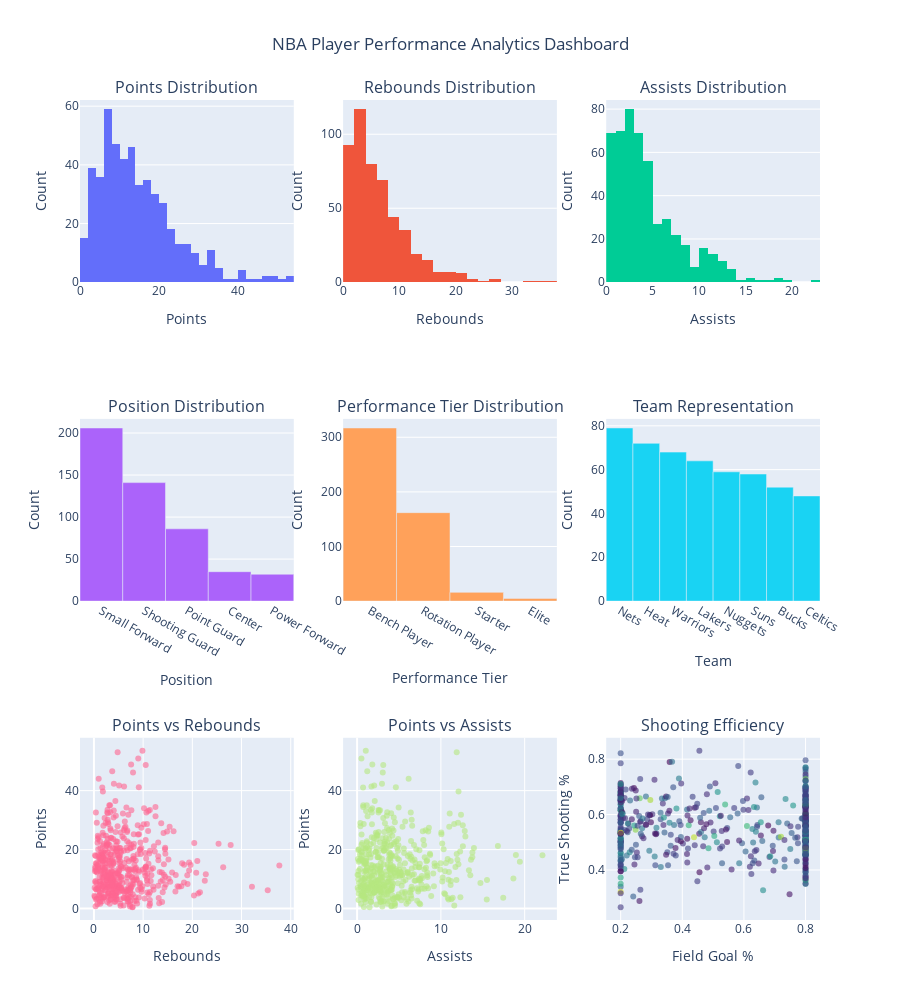

Notebook cell for this chart:
### Code cell
# Create comprehensive visualization dashboard
fig = make_subplots(
    rows=3, cols=3,
    subplot_titles=(
        'Points Distribution', 'Rebounds Distribution', 'Assists Distribution',
        'Position Distribution', 'Performance Tier Distribution', 'Team Representation',
        'Points vs Rebounds', 'Points vs Assists', 'Shooting Efficiency'
    ),
    specs=[[{"type": "histogram"}, {"type": "histogram"}, {"type": "histogram"}],
           [{"type": "bar"}, {"type": "bar"}, {"type": "bar"}],
           [{"type": "scatter"}, {"type": "scatter"}, {"type": "scatter"}]]
)

# Points distribution
fig.add_trace(
    go.Histogram(x=sample_data['pts'], nbinsx=30, name='Points', showlegend=False),
    row=1, col=1
)

# Rebounds distribution
fig.add_trace(
    go.Histogram(x=sample_data['reb'], nbinsx=30, name='Rebounds', showlegend=False),
    row=1, col=2
)

# Assists distribution
fig.add_trace(
    go.Histogram(x=sample_data['ast'], nbinsx=30, name='Assists', showlegend=False),
    row=1, col=3
)

# Position distribution
position_counts = sample_data['position'].value_counts()
fig.add_trace(
    go.Bar(x=position_counts.index, y=position_counts.values, name='Positions', showlegend=False),
    row=2, col=1
)

# Performance tier distribution
tier_counts = sample_data['performance_tier'].value_counts()
fig.add_trace(
    go.Bar(x=tier_counts.index, y=tier_counts.values, name='Tiers', showlegend=False),
    row=2, col=2
)

# Team representation
team_counts = sample_data['team_name'].value_counts()
fig.add_trace(
    go.Bar(x=team_counts.index, y=team_counts.values, name='Teams', showlegend=False),
    row=2, col=3
)

# Points vs Rebounds scatter
fig.add_trace(
    go.Scatter(
        x=sample_data['reb'], 
        y=sample_data['pts'],
        mode='markers',
        marker=dict(size=6, opacity=0.6),
        name='Pts vs Reb',
        showlegend=False
    ),
    row=3, col=1
)

# Points vs Assists scatter
fig.add_trace(
    go.Scatter(
        x=sample_data['ast'], 
        y=sample_data['pts'],
        mode='markers',
        marker=dict(size=6, opacity=0.6),
        name='Pts vs Ast',
        showlegend=False
    ),
    row=3, col=2
)

# Shooting efficiency scatter
fig.add_trace(
    go.Scatter(
        x=sample_data['fg_pct'], 
        y=sample_data['ts_pct'],
        mode='markers',
        marker=dict(size=6, opacity=0.6, color=sample_data['pts'], colorscale='Viridis'),
        name='Shooting Efficiency',
        showlegend=False
    ),
    row=3, col=3
)

# Update layout
fig.update_layout(
    title_text="NBA Player Performance Analytics Dashboard",
    title_x=0.5,
    height=1000,
    showlegend=False
)

# Update axes labels
fig.update_xaxes(title_text="Points", row=1, col=1)
fig.update_xaxes(title_text="Rebounds", row=1, col=2)
fig.update_xaxes(title_text="Assists", row=1, col=3)
fig.update_xaxes(title_text="Position", row=2, col=1)
fig.update_xaxes(title_text="Performance Tier", row=2, col=2)
fig.update_xaxes(title_text="Team", row=2, col=3)
fig.update_xaxes(title_text="Rebounds", row=3, col=1)
fig.update_xaxes(title_text="Assists", row=3, col=2)
fig.update_xaxes(title_text="Field Goal %", row=3, col=3)

fig.update_yaxes(title_text="Count", row=1, col=1)
fig.update_yaxes(title_text="Count", row=1, col=2)
fig.update_yaxes(title_text="Count", row=1, col=3)
fig.update_yaxes(title_text="Count", row=2, col=1)
fig.update_yaxes(title_text="Count", row=2, col=2)
fig.update_yaxes(title_text="Count", row=2, col=3)
fig.update_yaxes(title_text="Points", row=3, col=1)
fig.update_yaxes(title_text="Points", row=3, col=2)
fig.update_yaxes(title_text="True Shooting %", row=3, col=3)

fig.show()

print("✅ Comprehensive dashboard created!")

### Figure 1 — Plotly figure (JSON) as saved in the notebook; plotly's stock layout.template omitted (floating-point values rounded to 4 significant figures; data arrays with more than 128 entries replaced by an {"elided": "..."} marker saying what was removed)
{"data": [{"name": "Points", "nbinsx": 30, "showlegend": false, "type": "histogram", "x": {"elided": "500 float values"}, "xaxis": "x", "yaxis": "y"}, {"name": "Rebounds", "nbinsx": 30, "showlegend": false, "type": "histogram", "x": {"elided": "500 float values"}, "xaxis": "x2", "yaxis": "y2"}, {"name": "Assists", "nbinsx": 30, "showlegend": false, "type": "histogram", "x": {"elided": "500 float values"}, "xaxis": "x3", "yaxis": "y3"}, {"name": "Positions", "showlegend": false, "type": "bar", "x": ["Small Forward", "Shooting Guard", "Point Guard", "Center", "Power Forward"], "xaxis": "x4", "y": [206, 141, 86, 35, 32], "yaxis": "y4"}, {"name": "Tiers", "showlegend": false, "type": "bar", "x": ["Bench Player", "Rotation Player", "Starter", "Elite"], "xaxis": "x5", "y": [317, 162, 16, 5], "yaxis": "y5"}, {"name": "Teams", "showlegend": false, "type": "bar", "x": ["Nets", "Heat", "Warriors", "Lakers", "Nuggets", "Suns", "Bucks", "Celtics"], "xaxis": "x6", "y": [79, 72, 68, 64, 59, 58, 52, 48], "yaxis": "y6"}, {"marker": {"opacity": 0.6, "size": 6}, "mode": "markers", "name": "Pts vs Reb", "showlegend": false, "type": "scatter", "x": {"elided": "500 float values"}, "xaxis": "x7", "y": {"elided": "500 float values"}, "yaxis": "y7"}, {"marker": {"opacity": 0.6, "size": 6}, "mode": "markers", "name": "Pts vs Ast", "showlegend": false, "type": "scatter", "x": {"elided": "500 float values"}, "xaxis": "x8", "y": {"elided": "500 float values"}, "yaxis": "y8"}, {"marker": {"color": {"elided": "500 float values"}, "colorscale": [[0, "#440154"], [0.1111, "#482878"], [0.2222, "#3e4989"], [0.3333, "#31688e"], [0.4444, "#26828e"], [0.5556, "#1f9e89"], [0.6667, "#35b779"], [0.7778, "#6ece58"], [0.8889, "#b5de2b"], [1, "#fde725"]], "opacity": 0.6, "size": 6}, "mode": "markers", "name": "Shooting Efficiency", "showlegend": false, "type": "scatter", "x": {"elided": "500 float values"}, "xaxis": "x9", "y": {"elided": "500 float values"}, "yaxis": "y9"}], "layout": {"annotations": [{"font": {"size": 16}, "showarrow": false, "text": "Points Distribution", "x": 0.1444, "xanchor": "center", "xref": "paper", "y": 1, "yanchor": "bottom", "yref": "paper"}, {"font": {"size": 16}, "showarrow": false, "text": "Rebounds Distribution", "x": 0.5, "xanchor": "center", "xref": "paper", "y": 1, "yanchor": "bottom", "yref": "paper"}, {"font": {"size": 16}, "showarrow": false, "text": "Assists Distribution", "x": 0.8556, "xanchor": "center", "xref": "paper", "y": 1, "yanchor": "bottom", "yref": "paper"}, {"font": {"size": 16}, "showarrow": false, "text": "Position Distribution", "x": 0.1444, "xanchor": "center", "xref": "paper", "y": 0.6111, "yanchor": "bottom", "yref": "paper"}, {"font": {"size": 16}, "showarrow": false, "text": "Performance Tier Distribution", "x": 0.5, "xanchor": "center", "xref": "paper", "y": 0.6111, "yanchor": "bottom", "yref": "paper"}, {"font": {"size": 16}, "showarrow": false, "text": "Team Representation", "x": 0.8556, "xanchor": "center", "xref": "paper", "y": 0.6111, "yanchor": "bottom", "yref": "paper"}, {"font": {"size": 16}, "showarrow": false, "text": "Points vs Rebounds", "x": 0.1444, "xanchor": "center", "xref": "paper", "y": 0.2222, "yanchor": "bottom", "yref": "paper"}, {"font": {"size": 16}, "showarrow": false, "text": "Points vs Assists", "x": 0.5, "xanchor": "center", "xref": "paper", "y": 0.2222, "yanchor": "bottom", "yref": "paper"}, {"font": {"size": 16}, "showarrow": false, "text": "Shooting Efficiency", "x": 0.8556, "xanchor": "center", "xref": "paper", "y": 0.2222, "yanchor": "bottom", "yref": "paper"}], "height": 1000, "showlegend": false, "title": {"text": "NBA Player Performance Analytics Dashboard", "x": 0.5}, "xaxis": {"anchor": "y", "domain": [0, 0.2889], "title": {"text": "Points"}}, "xaxis2": {"anchor": "y2", "domain": [0.3556, 0.6444], "title": {"text": "Rebounds"}}, "xaxis3": {"anchor": "y3", "domain": [0.7111, 1], "title": {"text": "Assists"}}, "xaxis4": {"anchor": "y4", "domain": [0, 0.2889], "title": {"text": "Position"}}, "xaxis5": {"anchor": "y5", "domain": [0.3556, 0.6444], "title": {"text": "Performance Tier"}}, "xaxis6": {"anchor": "y6", "domain": [0.7111, 1], "title": {"text": "Team"}}, "xaxis7": {"anchor": "y7", "domain": [0, 0.2889], "title": {"text": "Rebounds"}}, "xaxis8": {"anchor": "y8", "domain": [0.3556, 0.6444], "title": {"text": "Assists"}}, "xaxis9": {"anchor": "y9", "domain": [0.7111, 1], "title": {"text": "Field Goal %"}}, "yaxis": {"anchor": "x", "domain": [0.7778, 1], "title": {"text": "Count"}}, "yaxis2": {"anchor": "x2", "domain": [0.7778, 1], "title": {"text": "Count"}}, "yaxis3": {"anchor": "x3", "domain": [0.7778, 1], "title": {"text": "Count"}}, "yaxis4": {"anchor": "x4", "domain": [0.3889, 0.6111], "title": {"text": "Count"}}, "yaxis5": {"anchor": "x5", "domain": [0.3889, 0.6111], "title": {"text": "Count"}}, "yaxis6": {"anchor": "x6", "domain": [0.3889, 0.6111], "title": {"text": "Count"}}, "yaxis7": {"anchor": "x7", "domain": [0, 0.2222], "title": {"text": "Points"}}, "yaxis8": {"anchor": "x8", "domain": [0, 0.2222], "title": {"text": "Points"}}, "yaxis9": {"anchor": "x9", "domain": [0, 0.2222], "title": {"text": "True Shooting %"}}}}
